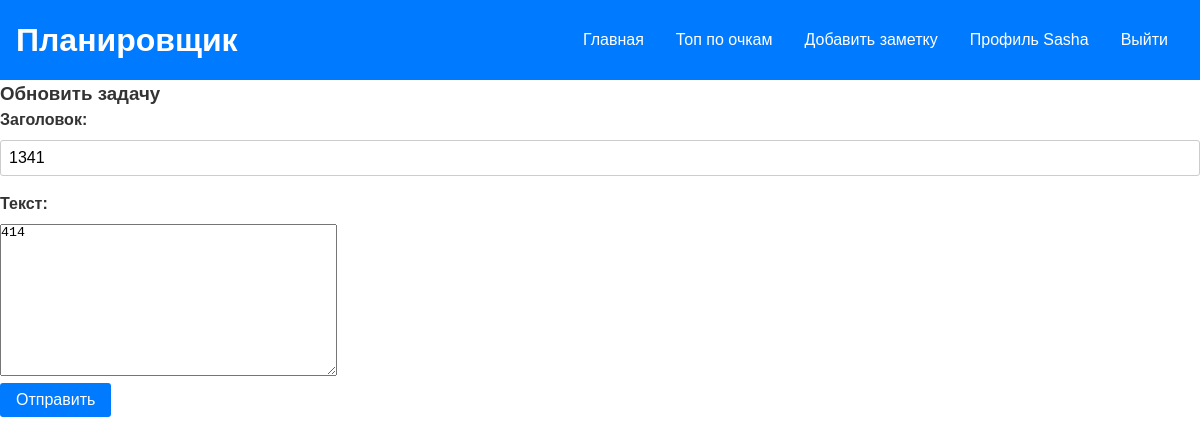
The app's page /post/21/update/ (signed in) with its own data.
### users/models.py (models this page shows)
class Users(AbstractUser):
    phone = models.CharField(max_length=50,unique=True)
    point = models.FloatField(default=0)

### tusk_list/models.py (models this page shows, shortened)
class Tusk(models.Model):
    title = models.CharField(max_length=100)
    text = models.TextField()
    time_create = models.DateTimeField(auto_now_add=True)
    author = models.ForeignKey(Users,on_delete=models.CASCADE,blank=True)

### tusk_list/views.py (the view, shortened to what this page needs)
# urls.py: path('post/<int:pk>/update/', UpdatePostView.as_view(), name='update_post'),
@method_decorator(login_required,name='dispatch')
class UpdatePostView(View):
    def get(self,request,pk):
        tusk = get_object_or_404(Tusk,pk = pk)
        form = TuskForm(instance=tusk)
        context = {'title': 'Обновление задач', 'form': form, 'tusk': tusk}
        return render(request, 'tusk/change_tusk.html', context=context)

### tusk_list/forms.py
class TuskForm(forms.ModelForm):
    class Meta:
        model = Tusk
        fields = ('title','text',)
        widgets = {'author': forms.HiddenInput()}

### templates/tusk/change_tusk.html (shortened to what this page needs)
{% extends 'tusk/base.html' %}
{% load static %}
{% block content %}
<form action="{% url 'update_post' tusk.id %}" method="post">
    <h3>Обновить задачу</h3>
    <label for="{{ form.title.id_for_label }}">Заголовок:</label>
    {{ form.title }}
    <label for="{{ form.text.id_for_label }}">Текст:</label>
    {{ form.text }}
    <br>
    <button type="submit">Отправить</button>
</form>
{% endblock content %}

### templates/tusk/base.html (shortened to what this page needs)
{% load static %}
<!DOCTYPE html>
<html lang="en">
<head>
  <link rel="stylesheet" href="{% static 'css/base.css' %}">
</head>
<body>
  <header>
    <h1>Планировщик</h1>
    <nav>
      <ul>
        <li><a href="{% url 'main' %}">Главная</a></li>
        <li><a href="{% url 'top' %}">Топ по очкам</a></li>
        {% if user.is_authenticated %}
        <li><a href="{% url 'add_tusk' %}">Добавить заметку</a></li>
        <li><a href="{% url 'profile' %}">Профиль {{ user.username }}</a></li>
        <li><a href="{% url 'logout' %}">Выйти</a></li>
        {% else %}
        <li><a href="{% url 'register' %}">Регистрация</a></li>
        <li><a href="{% url 'login' %}">Авторизация</a></li>
        {% endif %}
      </ul>
    </nav>
  </header>
{% block content %}
{% endblock content %}

### static/css/base.css (style rules this page uses)
* { margin: 0; padding: 0; box-sizing: border-box; }
body { font-family: Arial, sans-serif; font-size: 16px; line-height: 1.5; color: #333; }
header { display: flex; justify-content: space-between; align-items: center; background-color: #007bff; color: #fff; padding: 1rem; }
header h1 { font-size: 2rem; }
nav ul { display: flex; }
nav li { list-style: none; }
nav a { display: block; color: #fff; text-decoration: none; padding: 0.5rem 1rem; }
form label { display: block; margin-bottom: 0.5rem; font-weight: bold; }
form input[type="text"], form input[type="email"], form input[type="password"] { display: block; width: 100%; padding: 0.5rem; margin-bottom: 1rem; border: 1px solid #ccc; border-radius: 3px; font-size: 1rem; }
form button[type="submit"] { background-color: #007bff; color: #fff; border: none; border-radius: 3px; padding: 0.5rem 1rem; font-size: 1rem; cursor: pointer; }

### records on screen
Users: username "Sasha"
Tusk: title "1341", text "414"
